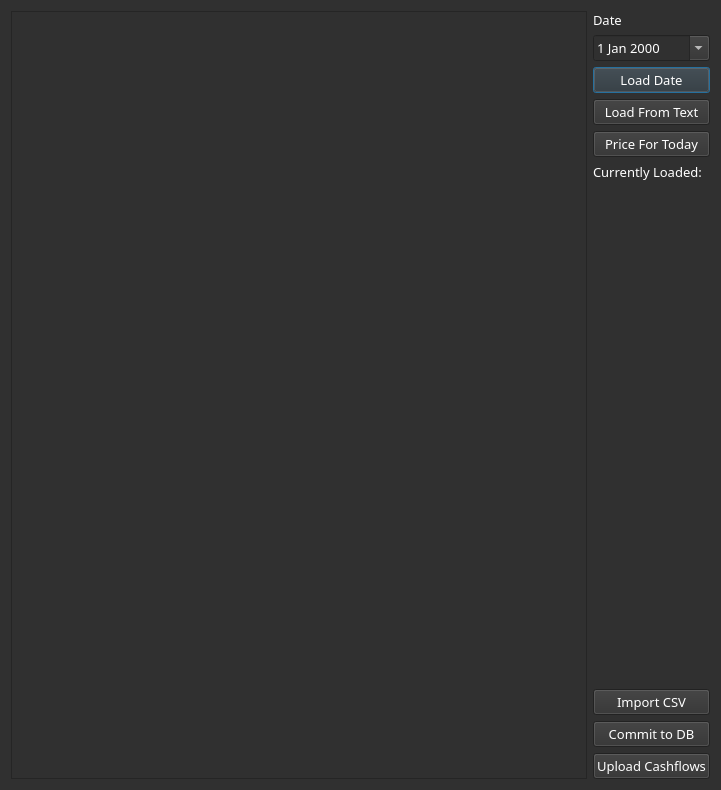
<?xml version="1.0" encoding="UTF-8"?>
<ui version="4.0">
 <class>Dialog</class>
 <widget class="QDialog" name="Dialog">
  <property name="enabled">
   <bool>true</bool>
  </property>
  <property name="geometry">
   <rect>
    <x>0</x>
    <y>0</y>
    <width>721</width>
    <height>790</height>
   </rect>
  </property>
  <property name="palette">
   <palette>
    <active>
     <colorrole role="WindowText">
      <brush brushstyle="SolidPattern">
       <color alpha="255">
        <red>255</red>
        <green>255</green>
        <blue>255</blue>
       </color>
      </brush>
     </colorrole>
     <colorrole role="Button">
      <brush brushstyle="SolidPattern">
       <color alpha="255">
        <red>48</red>
        <green>48</green>
        <blue>48</blue>
       </color>
      </brush>
     </colorrole>
     <colorrole role="Text">
      <brush brushstyle="SolidPattern">
       <color alpha="255">
        <red>255</red>
        <green>255</green>
        <blue>255</blue>
       </color>
      </brush>
     </colorrole>
     <colorrole role="ButtonText">
      <brush brushstyle="SolidPattern">
       <color alpha="255">
        <red>255</red>
        <green>255</green>
        <blue>255</blue>
       </color>
      </brush>
     </colorrole>
     <colorrole role="Base">
      <brush brushstyle="SolidPattern">
       <color alpha="255">
        <red>48</red>
        <green>48</green>
        <blue>48</blue>
       </color>
      </brush>
     </colorrole>
     <colorrole role="Window">
      <brush brushstyle="SolidPattern">
       <color alpha="255">
        <red>48</red>
        <green>48</green>
        <blue>48</blue>
       </color>
      </brush>
     </colorrole>
    </active>
    <inactive>
     <colorrole role="WindowText">
      <brush brushstyle="SolidPattern">
       <color alpha="255">
        <red>255</red>
        <green>255</green>
        <blue>255</blue>
       </color>
      </brush>
     </colorrole>
     <colorrole role="Button">
      <brush brushstyle="SolidPattern">
       <color alpha="255">
        <red>48</red>
        <green>48</green>
        <blue>48</blue>
       </color>
      </brush>
     </colorrole>
     <colorrole role="Text">
      <brush brushstyle="SolidPattern">
       <color alpha="255">
        <red>255</red>
        <green>255</green>
        <blue>255</blue>
       </color>
      </brush>
     </colorrole>
     <colorrole role="ButtonText">
      <brush brushstyle="SolidPattern">
       <color alpha="255">
        <red>255</red>
        <green>255</green>
        <blue>255</blue>
       </color>
      </brush>
     </colorrole>
     <colorrole role="Base">
      <brush brushstyle="SolidPattern">
       <color alpha="255">
        <red>48</red>
        <green>48</green>
        <blue>48</blue>
       </color>
      </brush>
     </colorrole>
     <colorrole role="Window">
      <brush brushstyle="SolidPattern">
       <color alpha="255">
        <red>48</red>
        <green>48</green>
        <blue>48</blue>
       </color>
      </brush>
     </colorrole>
    </inactive>
    <disabled>
     <colorrole role="WindowText">
      <brush brushstyle="SolidPattern">
       <color alpha="255">
        <red>255</red>
        <green>255</green>
        <blue>255</blue>
       </color>
      </brush>
     </colorrole>
     <colorrole role="Button">
      <brush brushstyle="SolidPattern">
       <color alpha="255">
        <red>48</red>
        <green>48</green>
        <blue>48</blue>
       </color>
      </brush>
     </colorrole>
     <colorrole role="Text">
      <brush brushstyle="SolidPattern">
       <color alpha="255">
        <red>255</red>
        <green>255</green>
        <blue>255</blue>
       </color>
      </brush>
     </colorrole>
     <colorrole role="ButtonText">
      <brush brushstyle="SolidPattern">
       <color alpha="255">
        <red>255</red>
        <green>255</green>
        <blue>255</blue>
       </color>
      </brush>
     </colorrole>
     <colorrole role="Base">
      <brush brushstyle="SolidPattern">
       <color alpha="255">
        <red>48</red>
        <green>48</green>
        <blue>48</blue>
       </color>
      </brush>
     </colorrole>
     <colorrole role="Window">
      <brush brushstyle="SolidPattern">
       <color alpha="255">
        <red>48</red>
        <green>48</green>
        <blue>48</blue>
       </color>
      </brush>
     </colorrole>
    </disabled>
   </palette>
  </property>
  <property name="font">
   <font>
    <family>Bloomberg Prop Unicode N</family>
    <pointsize>10</pointsize>
   </font>
  </property>
  <property name="windowTitle">
   <string>Securities Manager</string>
  </property>
  <property name="styleSheet">
   <string notr="true">background-color: rgb(48, 48, 48);
font: 10pt &quot;Bloomberg Prop Unicode N&quot;;
color: rgb(255, 255, 255);
</string>
  </property>
  <layout class="QVBoxLayout" name="verticalLayout_3">
   <item>
    <layout class="QHBoxLayout" name="horizontalLayout_2" stretch="1,0">
     <item>
      <widget class="QPlainTextEdit" name="textEditPositions">
       <property name="maximumSize">
        <size>
         <width>16777215</width>
         <height>16777215</height>
        </size>
       </property>
       <property name="font">
        <font>
         <family>Bloomberg Prop Unicode N</family>
         <pointsize>10</pointsize>
        </font>
       </property>
       <property name="styleSheet">
        <string notr="true">color: rgb(255, 255, 255);</string>
       </property>
      </widget>
     </item>
     <item>
      <layout class="QVBoxLayout" name="verticalLayout_2" stretch="0,0,0,0,0,0,0,0,0">
       <item>
        <layout class="QVBoxLayout" name="verticalLayout_4">
         <item>
          <widget class="QLabel" name="label">
           <property name="font">
            <font>
             <family>Bloomberg Prop Unicode N</family>
             <pointsize>10</pointsize>
            </font>
           </property>
           <property name="styleSheet">
            <string notr="true">color: rgb(255, 255, 255);</string>
           </property>
           <property name="text">
            <string>Date</string>
           </property>
          </widget>
         </item>
         <item>
          <widget class="QDateEdit" name="dateEdit">
           <property name="font">
            <font>
             <family>Bloomberg Prop Unicode N</family>
             <pointsize>10</pointsize>
            </font>
           </property>
           <property name="styleSheet">
            <string notr="true">color: rgb(255, 255, 255);</string>
           </property>
           <property name="calendarPopup">
            <bool>true</bool>
           </property>
          </widget>
         </item>
         <item>
          <widget class="QPushButton" name="pushButtonLoadDB">
           <property name="text">
            <string>Load Date</string>
           </property>
          </widget>
         </item>
         <item>
          <widget class="QPushButton" name="pushButtonLoadText">
           <property name="font">
            <font>
             <family>Bloomberg Prop Unicode N</family>
             <pointsize>10</pointsize>
            </font>
           </property>
           <property name="styleSheet">
            <string notr="true">color: rgb(255, 255, 255);</string>
           </property>
           <property name="text">
            <string>Load From Text</string>
           </property>
          </widget>
         </item>
         <item>
          <widget class="QPushButton" name="pushButtonPrice">
           <property name="font">
            <font>
             <family>Bloomberg Prop Unicode N</family>
             <pointsize>10</pointsize>
            </font>
           </property>
           <property name="styleSheet">
            <string notr="true">color: rgb(255, 255, 255);</string>
           </property>
           <property name="text">
            <string>Price For Today</string>
           </property>
          </widget>
         </item>
        </layout>
       </item>
       <item>
        <widget class="QLabel" name="label_2">
         <property name="font">
          <font>
           <family>Bloomberg Prop Unicode N</family>
           <pointsize>10</pointsize>
           <weight>50</weight>
           <italic>false</italic>
           <bold>false</bold>
          </font>
         </property>
         <property name="styleSheet">
          <string notr="true">color: rgb(255, 255, 255);</string>
         </property>
         <property name="text">
          <string>Currently Loaded:</string>
         </property>
        </widget>
       </item>
       <item>
        <widget class="QLabel" name="labelSecurities">
         <property name="font">
          <font>
           <family>Bloomberg Prop Unicode N</family>
           <pointsize>10</pointsize>
           <weight>50</weight>
           <italic>false</italic>
           <bold>false</bold>
          </font>
         </property>
         <property name="styleSheet">
          <string notr="true">color: rgb(255, 255, 255);</string>
         </property>
         <property name="text">
          <string/>
         </property>
        </widget>
       </item>
       <item>
        <widget class="QLabel" name="labelDepos">
         <property name="text">
          <string/>
         </property>
        </widget>
       </item>
       <item>
        <widget class="QLabel" name="labelCurrencies">
         <property name="text">
          <string/>
         </property>
        </widget>
       </item>
       <item>
        <spacer name="verticalSpacer">
         <property name="orientation">
          <enum>Qt::Vertical</enum>
         </property>
         <property name="sizeHint" stdset="0">
          <size>
           <width>20</width>
           <height>40</height>
          </size>
         </property>
        </spacer>
       </item>
       <item>
        <widget class="QPushButton" name="pushButtonImportCSV">
         <property name="font">
          <font>
           <family>Bloomberg Prop Unicode N</family>
           <pointsize>10</pointsize>
          </font>
         </property>
         <property name="styleSheet">
          <string notr="true">color: rgb(255, 255, 255);</string>
         </property>
         <property name="text">
          <string>Import CSV</string>
         </property>
        </widget>
       </item>
       <item>
        <widget class="QPushButton" name="pushButtonCommitToDB">
         <property name="font">
          <font>
           <family>Bloomberg Prop Unicode N</family>
           <pointsize>10</pointsize>
          </font>
         </property>
         <property name="styleSheet">
          <string notr="true">color: rgb(255, 255, 255);</string>
         </property>
         <property name="text">
          <string>Commit to DB</string>
         </property>
        </widget>
       </item>
       <item>
        <layout class="QVBoxLayout" name="verticalLayout">
         <item>
          <widget class="QPushButton" name="pushButtonCashflows">
           <property name="font">
            <font>
             <family>Bloomberg Prop Unicode N</family>
             <pointsize>10</pointsize>
            </font>
           </property>
           <property name="styleSheet">
            <string notr="true">color: rgb(255, 255, 255);</string>
           </property>
           <property name="text">
            <string>Upload Cashflows</string>
           </property>
          </widget>
         </item>
        </layout>
       </item>
      </layout>
     </item>
    </layout>
   </item>
  </layout>
 </widget>
 <resources/>
 <connections/>
</ui>
